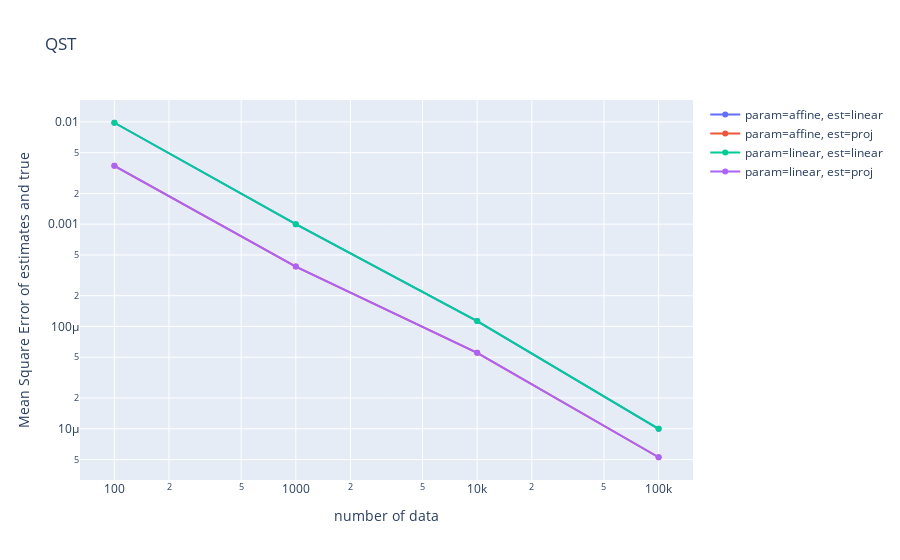

The notebook cell saved with this chart:
### Markdown cell above
# State([ 1/np.sqrt(2), 1/np.sqrt(6), 1/np.sqrt(6), 1/np.sqrt(6) ]) , 反復回数100回

### Code cell
vec = np.array([1/np.sqrt(2), 1/np.sqrt(6), 1/np.sqrt(6), 1/np.sqrt(6)],dtype=np.float64)
true_object = State(c_sys, vec)
num_data = [100, 1000, 10000, 100000]
iterations = 100

param_affine_est_linear = estimate("sqrt6", true_object, num_data, iterations, on_para_eq_constraint=True)
param_linear_est_linear = estimate("sqrt6", true_object, num_data, iterations, on_para_eq_constraint=False)

#####
# calc mse(param_affine)
param_affine_est_linear_tmp = [list(obj_sequence) for obj_sequence in zip(*param_affine_est_linear)]
mses_param_affine_est_linear = [
    calc_mse(obj_sequence, [true_object] * len(obj_sequence)) for obj_sequence in param_affine_est_linear_tmp
]
mses_param_affine_est_proj = [
    calc_mse_proj(obj_sequence, [true_object] * len(obj_sequence)) for obj_sequence in param_affine_est_linear_tmp
]
print(f"param=affine, est=linear: {mses_param_affine_est_linear}")
print(f"param=affine, est=proj  : {mses_param_affine_est_proj}")

# calc mse(param_linear)
param_linear_est_linear_tmp = [list(obj_sequence) for obj_sequence in zip(*param_linear_est_linear)]
mses_param_linear_est_linear = [
    calc_mse(obj_sequence, [true_object] * len(obj_sequence)) for obj_sequence in param_linear_est_linear_tmp
]
mses_param_linear_est_proj = [
    calc_mse_proj(obj_sequence, [true_object] * len(obj_sequence)) for obj_sequence in param_linear_est_linear_tmp
]
print(f"param=linear, est=linear: {mses_param_linear_est_linear}")
print(f"param=linear, est=proj  : {mses_param_linear_est_proj}")

#####
data_param_affine_est_linear = go.Scatter(name='param=affine, est=linear', x=num_data, y=mses_param_affine_est_linear, mode='lines+markers')
data_param_affine_est_proj = go.Scatter(name='param=affine, est=proj', x=num_data, y=mses_param_affine_est_proj, mode='lines+markers')
data_param_linear_est_linear = go.Scatter(name='param=linear, est=linear', x=num_data, y=mses_param_linear_est_linear, mode='lines+markers')
data_param_linear_est_proj = go.Scatter(name='param=linear, est=proj', x=num_data, y=mses_param_linear_est_proj, mode='lines+markers')
data = [data_param_affine_est_linear, data_param_affine_est_proj, data_param_linear_est_linear, data_param_linear_est_proj]

layout = go.Layout(title='QST', xaxis_title_text="number of data", yaxis_title_text="Mean Square Error of estimates and true", xaxis_type="log", yaxis_type="log")
fig = go.Figure(data=data, layout=layout)
fig.show()

### Figure 1 — Plotly figure (JSON) as saved in the notebook; plotly's stock layout.template omitted (floating-point values rounded to 4 significant figures)
{"data": [{"mode": "lines+markers", "name": "param=affine, est=linear", "type": "scatter", "x": [100, 1000, 10000, 100000], "y": [0.009809, 0.0009989, 0.0001129, 9.992e-06]}, {"mode": "lines+markers", "name": "param=affine, est=proj", "type": "scatter", "x": [100, 1000, 10000, 100000], "y": [0.00372, 0.0003852, 5.521e-05, 5.265e-06]}, {"mode": "lines+markers", "name": "param=linear, est=linear", "type": "scatter", "x": [100, 1000, 10000, 100000], "y": [0.009809, 0.0009989, 0.0001129, 9.992e-06]}, {"mode": "lines+markers", "name": "param=linear, est=proj", "type": "scatter", "x": [100, 1000, 10000, 100000], "y": [0.00372, 0.0003852, 5.521e-05, 5.265e-06]}], "layout": {"title": {"text": "QST"}, "xaxis": {"title": {"text": "number of data"}, "type": "log"}, "yaxis": {"title": {"text": "Mean Square Error of estimates and true"}, "type": "log"}}}
